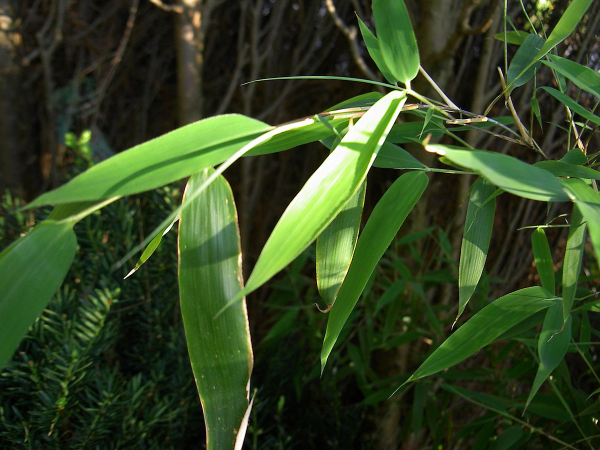
#> input picture FARGESIA/1200px-FargesiaMurieliae.jpg, 1200 x 900 px, found by its file name (shown at 1/2 size); its folder holds only this picture in this run
$ python resizer.py   (older library calls are emulated)
#> lines starting #> are read from the running program, lines starting #| are printed output that depends on the picture
#> further down, image is the input picture: PIL image 1200x900 RGB; mean R, G, B 51.2, 68.9, 34.2
#!/usr/bin/env python3
# -*- coding: utf-8 -*-
"""
Created on Mon Sep  4 22:49:18 2017

@author: dbo
"""

from __future__ import print_function
import os
from PIL import Image, ImageChops, ImageOps

#http://pillow.readthedocs.io/en/3.1.x/handbook/tutorial.html
#https://auth0.com/blog/image-processing-in-python-with-pillow/
#https://stackoverflow.com/questions/9103257/resize-image-maintaining-aspect-ratio-and-making-portrait-and-landscape-images-e


FOLDER_TRAINING_SET='/Users/dboudeau/depot/leaf/'
FARGESIA=os.listdir(FOLDER_TRAINING_SET+'FARGESIA/')


def makeThumb(f_in, f_out, size=(400,400), pad=True):

#> called with f_out = '0.jpg', size = (400, 400), pad = True
    image = Image.open(f_in)
    image.thumbnail(size, Image.ANTIALIAS)
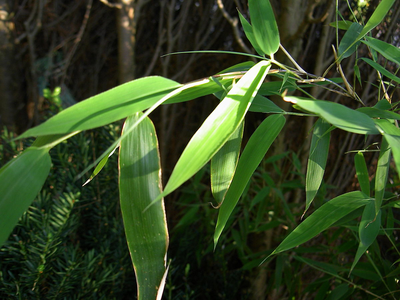
#> image: PIL image 400x300 RGB; mean R, G, B 51.2, 68.8, 34.2
    image_size = image.size
#> image_size = (400, 300)

    if pad:
        thumb = image.crop( (0, 0, size[0], size[1]) )
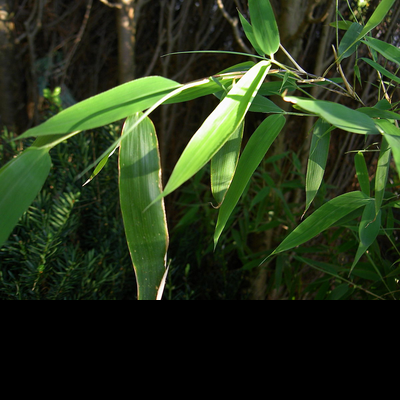
#> thumb: PIL image 400x400 RGB; mean R, G, B 38.4, 51.6, 25.6
        offset_x = max( (size[0] - image_size[0]) / 2, 0 )
#> offset_x = 0
        offset_y = max( (size[1] - image_size[1]) / 2, 0 )
#> offset_y = 50
        thumb = ImageChops.offset(thumb, int(offset_x), int(offset_y))
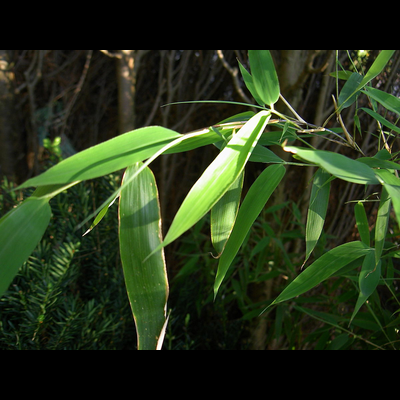
#> thumb: PIL image 400x400 RGB; mean R, G, B 38.4, 51.6, 25.6
    else:
        thumb = ImageOps.fit(image, size, Image.ANTIALIAS, (0.5, 0.5))

    thumb.save(f_out)

cmpt=0
for infile in FARGESIA:
    f, e = os.path.splitext(infile)
    outfile = f + ".jpg"
    try:
        image = Image.open(FOLDER_TRAINING_SET+'FARGESIA/'+infile)
        makeThumb(FOLDER_TRAINING_SET+'FARGESIA/'+infile, str(cmpt)+'.jpg')
        #image.thumbnail((400, 400))
        #image.save(str(cmpt)+'.jpg')
        #resize(image, (400,400), True, str(cmpt)+'.jpg')
        cmpt=cmpt+1
    except IOError as e:
        print(e)

$ run again, on FARGESIA/1200px-Fargesia_nitida_2.jpg
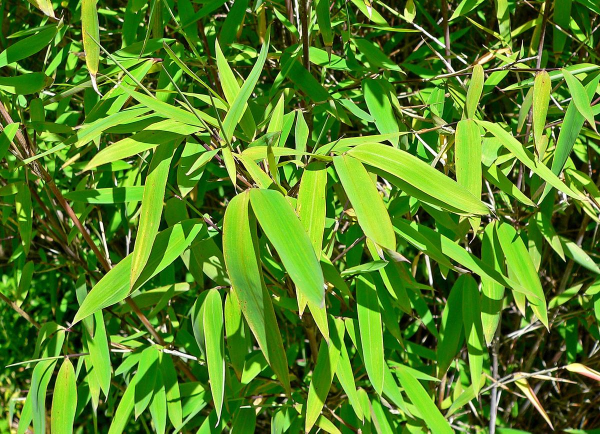
#> input picture FARGESIA/1200px-Fargesia_nitida_2.jpg, 1200 x 867 px, found by its file name (shown at 1/2 size)
#> image is the input picture: PIL image 1200x867 RGB; mean R, G, B 87.2, 131.7, 37.1
#> image: PIL image 400x289 RGB
#> in makeThumb, `thumb = image.crop( (0, 0, size[0], size[1]) )`:
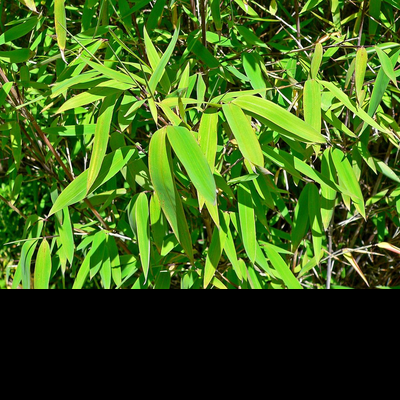
#> thumb: PIL image 400x400 RGB; mean R, G, B 63, 95.1, 27
#> in makeThumb, `thumb = ImageChops.offset(thumb, int(offset_x), int(offset_y))`:
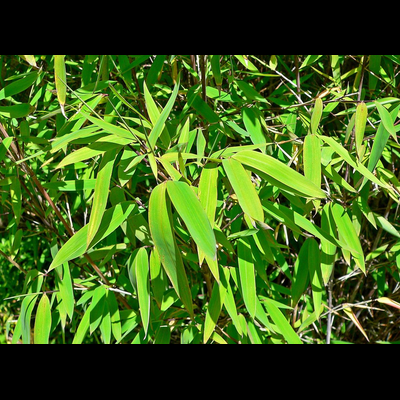
#> thumb: PIL image 400x400 RGB; mean R, G, B 63, 95.1, 27
